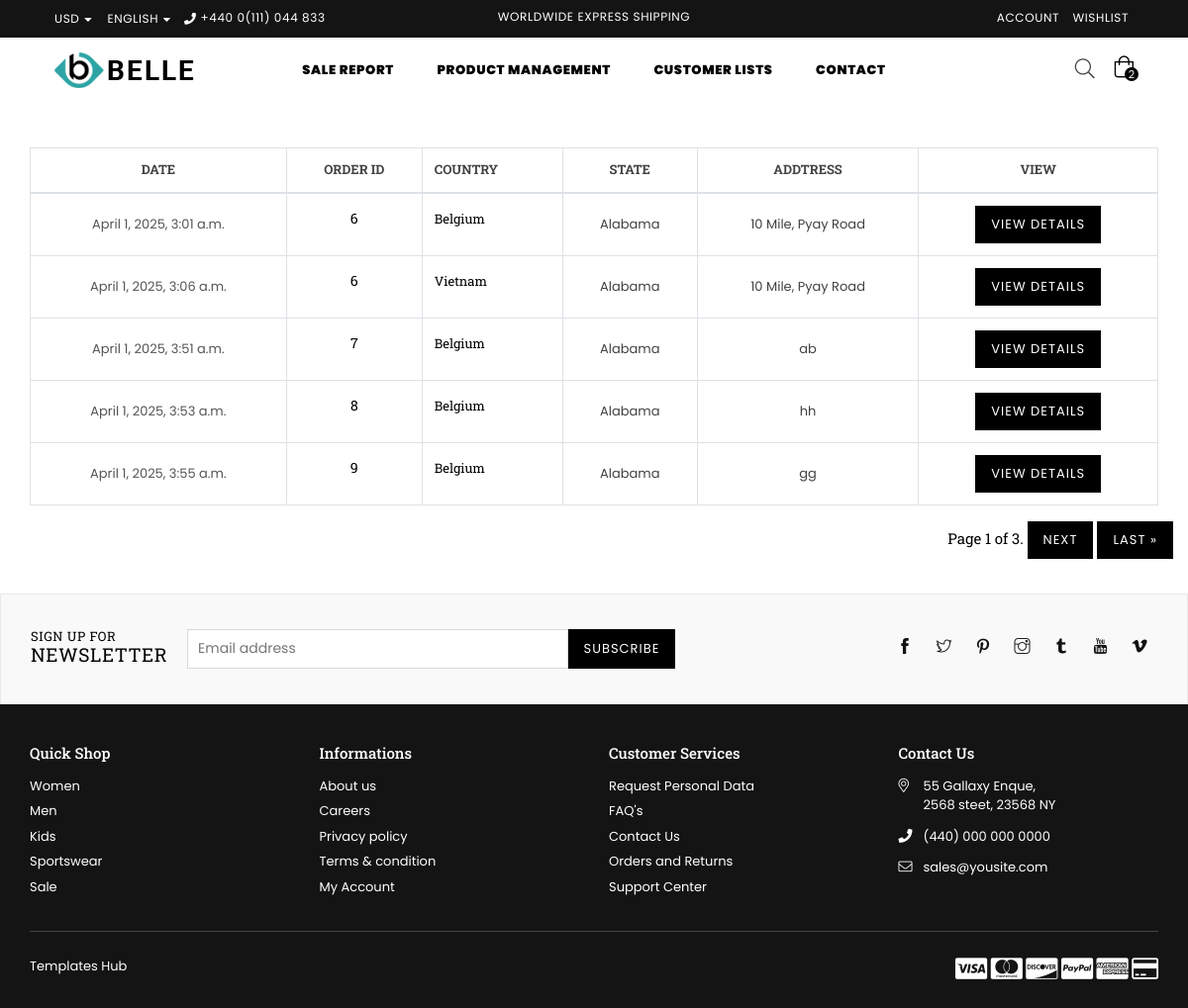
The page /AdminReportList/ (signed in) on the database its author committed.
### shop/models.py (models this page shows)
class ItemOrder(models.Model):
    usr = models.ForeignKey(User, on_delete=models.CASCADE, blank=True, null=True)
    cart = models.ForeignKey(Cart, on_delete=models.CASCADE)
    discount_code = models.CharField(max_length=255, blank=True, null=True)
    country = models.CharField(max_length=255, blank=True, null=True)
    state = models.CharField(max_length=255, blank=True, null=True)
    address = models.TextField()
    status = models.BooleanField(default=False)
    created_at = models.DateTimeField(auto_now_add=True)
    updated_at = models.DateTimeField(auto_now=True)

class Cart(models.Model):
    usr = models.ForeignKey(User, on_delete=models.SET_NULL, null=True, blank=True)
    total = models.PositiveIntegerField(default=0)
    tax = models.PositiveIntegerField(default=0)
    super_total = models.PositiveIntegerField(default=0)
    created_at = models.DateTimeField(auto_now_add=True)
    def __str__(self):
        return str(self.id)

### shop/views.py (the view)
# urls.py: path('AdminReportList/', AdminReportList.as_view(), name='AdminReportList'), #AdminReportList
class AdminReportList(UserRequiredMixin,View):
    def get(self, request):
        datas = ItemOrder.objects.all()
        paginator = Paginator(datas, 5)
        page_number = request.GET.get("page")
        page_obj = paginator.get_page(page_number)
        context={'datas':datas, 'page_obj':page_obj}
        return render(request, 'AdminReportList.html', context)

### shop/views.py (called while the page is built)
    def dispatch(self, request, *args, **kwargs):
        if request.user.is_staff:
            pass
        else:
            return redirect('UserLoginView')
        return super().dispatch(request, *args, **kwargs)

### templates/AdminReportList.html (shortened to what this page needs)
{% extends 'base.html' %}
{% load static %}
{% block content %}
    <div id="page-content">
        <div class="container">
        	<div class="row">
                <div class="col-12 col-sm-12 col-md-12 col-lg-12 main-col">
                	<form action="#">
                        <div class="wishlist-table table-content table-responsive">
                            <table class="table table-bordered">
                                <thead>
                                    <tr>
                                    	<th class="product-name text-center alt-font">Date</th>
                                        <th class="product-price text-center alt-font">Order ID</th>
                                        <th class="product-name alt-font">Country</th>
                                        <th class="product-price text-center alt-font">State</th>
                                        <th class="stock-status text-center alt-font">Addtress</th>
                                        <th class="product-subtotal text-center alt-font">View</th>
                                    </tr>
                                </thead>
                                <tbody>
                                    {% for i in page_obj %}
                                    <tr>
                                    	<td class="product-remove text-center" valign="middle"><a href="#">{{i.created_at}}</a></td>
                                        <td class="product-thumbnail text-center">
                                            <h6>{{i.cart}}</h6>
                                        </td>
                                        <td class="product-name"><h4 class="no-margin"><a href="#">{{i.country}}</a></h4></td>
                                        <td class="product-price text-center"><span class="amount">{{i.state}}</span></td>
                                        <td class="stock text-center">
                                            <span class="in-stock">{{i.address}}</span>
                                        </td>
                                        <td class="product-subtotal text-center">
                                            <a href="{% url 'OrderDetailsView' i.id %}" class="btn btn-small">View Details</a>
                                        </td>
                                    </tr>
                                    {% endfor %}
                                </tbody>
                            </table>
                        </div>
                    </form>
               	</div>
                   <div class="pagination justify-content-end">
                    <span class="step-links">
                        <span class="current h4">
                            Page {{ page_obj.number }} of {{ page_obj.paginator.num_pages }}.
                        </span>
                        {% if page_obj.has_next %}
                            <a href="?page={{ page_obj.next_page_number }}" class="btn btn-small">next</a>
                            <a href="?page={{ page_obj.paginator.num_pages }}" class="btn btn-small">last &raquo;</a>
                        {% endif %}
                    </span>
                </div>
            </div>
        </div>
    </div>
{% endblock content %}

### rows shown on the page
ItemOrder: created_at "April 1, 2025, 3:01 a.m.", cart "6", country "Belgium", state "Alabama", address "10 Mile, Pyay Road"
ItemOrder: created_at "April 1, 2025, 3:06 a.m.", cart "6", country "Vietnam", state "Alabama", address "10 Mile, Pyay Road"
ItemOrder: created_at "April 1, 2025, 3:51 a.m.", cart "7", country "Belgium", state "Alabama", address "ab"
ItemOrder: created_at "April 1, 2025, 3:53 a.m.", cart "8", country "Belgium", state "Alabama", address "hh"
ItemOrder: created_at "April 1, 2025, 3:55 a.m.", cart "9", country "Belgium", state "Alabama", address "gg"

### other values the page prints
{{ page_obj.number }} "1"
{{ page_obj.paginator.num_pages }} "3"
